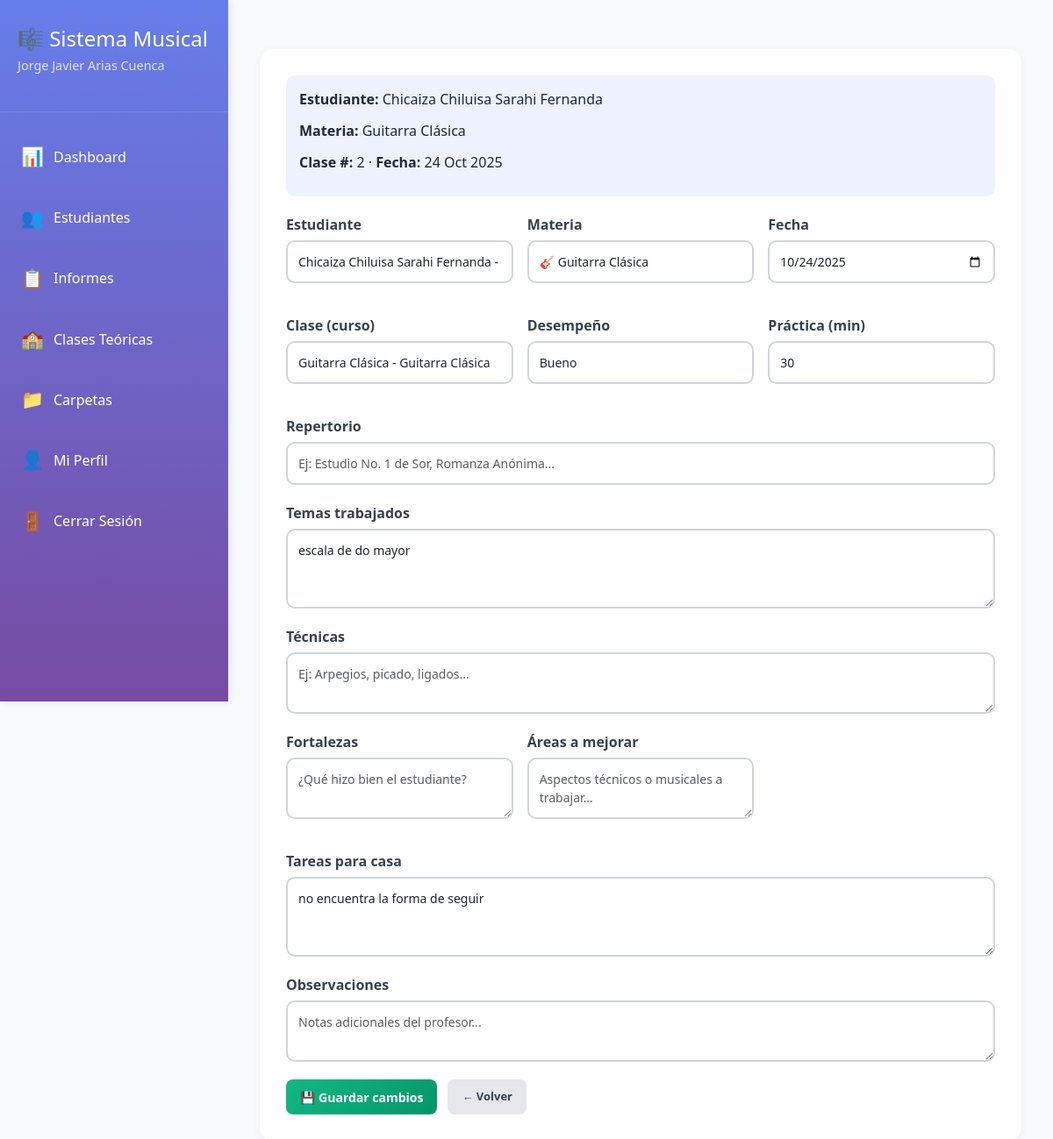
Page /teachers/actividades/2/editar/ (signed in) on the committed database.
### teachers/models.py (models this page shows, shortened)
class Teacher(models.Model):
    user = models.OneToOneField(User, on_delete=models.CASCADE, related_name='teacher_profile')
    full_name = models.CharField(max_length=200, verbose_name="Nombre completo")
    specialization = models.CharField(max_length=100, blank=True, verbose_name="Especialización")
    phone = models.CharField(max_length=20, blank=True, verbose_name="Teléfono")
    photo = models.ImageField(upload_to='profiles/teachers/', blank=True, null=True, verbose_name="Foto de perfil")
    created_at = models.DateTimeField(auto_now_add=True)
    class Meta:
        verbose_name = "Docente"
        verbose_name_plural = "Docentes"
        ordering = ['full_name']

### classes/models.py (models this page shows, shortened)
class Activity(models.Model):
    SUBJECT_CHOICES = [
        ('Guitarra Clásica', '🎸 Guitarra Clásica'),
        ('Conjunto Instrumental', '🎺 Conjunto Instrumental'),
        ('Creación y Arreglos Musicales', '🎵 Creación y Arreglos Musicales'),
    ]
    PERFORMANCE_CHOICES = [
        ('Excelente', 'Excelente'),
        ('Muy Bueno', 'Muy Bueno'),
        ('Bueno', 'Bueno'),
        ('Regular', 'Regular'),
        ('Necesita mejorar', 'Necesita mejorar'),
    ]
    student = models.ForeignKey(Student, on_delete=models.CASCADE, related_name='activities', verbose_name="Estudiante")
    clase = models.ForeignKey(Clase, on_delete=models.CASCADE, related_name='activities')
    subject = models.CharField(max_length=100, choices=SUBJECT_CHOICES, verbose_name="Materia")
    class_number = models.PositiveIntegerField(verbose_name="Número de clase")
    date = models.DateField(verbose_name="Fecha de clase")
    topics_worked = models.TextField(blank=True, verbose_name="Temas trabajados")
    techniques = models.TextField(blank=True, verbose_name="Técnicas desarrolladas")
    pieces = models.CharField(max_length=500, blank=True, verbose_name="Piezas/Repertorio")
    performance = models.CharField(max_length=50, choices=PERFORMANCE_CHOICES, default='Bueno', verbose_name="Desempeño")
    strengths = models.TextField(blank=True, verbose_name="Fortalezas")
    areas_to_improve = models.TextField(blank=True, verbose_name="Áreas a mejorar")
    homework = models.TextField(blank=True, verbose_name="Tareas para casa")
    practice_time = models.PositiveIntegerField(
        default=30,
        validators=[MinValueValidator(15), MaxValueValidator(180)],
        verbose_name="Tiempo de práctica (minutos)"
    )
    observations = models.TextField(blank=True, verbose_name="Observaciones")
    created_at = models.DateTimeField(auto_now_add=True)
    updated_at = models.DateTimeField(auto_now=True)
    class Meta:
        ordering = ['-date', '-class_number']
        verbose_name = "Actividad"
        verbose_name_plural = "Actividades"
        unique_together = ['student', 'subject', 'class_number']

### students/models.py (models this page shows, shortened)
class Student(models.Model):
    GRADE_CHOICES = [
        ('2do Básica', '2do Básica'),
        ('3ro Básica', '3ro Básica'),
        ('4to Básica', '4to Básica'),
        ('5to Básica', '5to Básica'),
        ('6to Básica', '6to Básica'),
        ('7mo Básica', '7mo Básica'),
        ('8vo Básica', '8vo Básica'),
        ('1ro Bachillerato', '1ro Bachillerato'),
        ('2do Bachillerato', '2do Bachillerato'),
        ('3ro Bachillerato', '3ro Bachillerato'),
    ]
    teacher = models.ForeignKey(Teacher, on_delete=models.CASCADE, related_name='students', verbose_name="Docente")
    user = models.OneToOneField(User, on_delete=models.SET_NULL, null=True, blank=True, related_name='student_profile', verbose_name="Usuario del estudiante")
    name = models.CharField(max_length=200, verbose_name="Nombre completo")
    grade = models.CharField(max_length=50, choices=GRADE_CHOICES, verbose_name="Año escolar")
    parent_name = models.CharField(max_length=200, blank=True, verbose_name="Nombre del padre/madre")
    parent_email = models.EmailField(blank=True, verbose_name="Email del padre/madre")
    parent_phone = models.CharField(max_length=20, blank=True, verbose_name="Teléfono del padre/madre")
    notes = models.TextField(blank=True, verbose_name="Notas adicionales")
    photo = models.ImageField(upload_to='profiles/students/', blank=True, null=True, verbose_name="Foto de perfil")
    active = models.BooleanField(default=True, verbose_name="Activo")
    created_at = models.DateTimeField(auto_now_add=True)
    class Meta:
        ordering = ['name']
        verbose_name = "Estudiante"
        verbose_name_plural = "Estudiantes"
    def __str__(self):
        return f"{self.name} - {self.grade}"

### teachers/views.py (the view)
# urls.py: path('actividades/<int:activity_id>/editar/', views.activity_edit_view, name='activity_edit'),
@teacher_required
def activity_edit_view(request, activity_id):
    teacher = request.user.teacher_profile
    activity = get_object_or_404(Activity, id=activity_id, student__teacher=teacher)
    if request.method == 'POST':
        form = ActivityForm(request.POST, instance=activity, teacher=teacher)
        if form.is_valid():
            form.save()
            messages.success(request, 'Clase actualizada')
            return redirect('teachers:informes')
    else:
        form = ActivityForm(instance=activity, teacher=teacher)
    return render(request, 'teachers/activity_edit.html', {
        'form': form,
        'activity': activity
    })

### classes/models.py (called while the page is built)
    def __str__(self):
        return f"{self.subject} - {self.name}"

### teachers/templates/teachers/activity_edit.html (shortened to what this page needs)
{% extends 'teachers/base.html' %}
{% block content %}
<div class="form-container">
  <div style="background: #EEF2FF; padding: 15px; border-radius: 10px; margin-bottom: 20px;">
    <p><strong>Estudiante:</strong> {{ activity.student.name }}</p>
    <p><strong>Materia:</strong> {{ activity.subject }}</p>
    <p><strong>Clase #:</strong> {{ activity.class_number }} · <strong>Fecha:</strong> {{ activity.date|date:"d M Y" }}</p>
  </div>
  <form method="post">
    <div class="form-row">
      <div class="form-group">
        <label>Estudiante</label>
        {{ form.student }}
      </div>
      <div class="form-group">
        <label>Materia</label>
        {{ form.subject }}
      </div>
      <div class="form-group">
        <label>Fecha</label>
        {{ form.date }}
      </div>
    </div>
    <div class="form-row">
      <div class="form-group">
        <label>Clase (curso)</label>
        {{ form.clase }}
      </div>
      <div class="form-group">
        <label>Desempeño</label>
        {{ form.performance }}
      </div>
      <div class="form-group">
        <label>Práctica (min)</label>
        {{ form.practice_time }}
      </div>
    </div>
    <div class="form-group">
      <label>Repertorio</label>
      {{ form.pieces }}
    </div>
    <div class="form-group">
      <label>Temas trabajados</label>
      {{ form.topics_worked }}
    </div>
    <div class="form-group">
      <label>Técnicas</label>
      {{ form.techniques }}
    </div>
    <div class="form-row">
      <div class="form-group">
        <label>Fortalezas</label>
        {{ form.strengths }}
      </div>
      <div class="form-group">
        <label>Áreas a mejorar</label>
        {{ form.areas_to_improve }}
      </div>
    </div>
    <div class="form-group">
      <label>Tareas para casa</label>
      {{ form.homework }}
    </div>
    <div class="form-group">
      <label>Observaciones</label>
      {{ form.observations }}
    </div>
    <div style="display:flex; gap:12px; margin-top: 12px;">
      <button type="submit" class="btn btn-primary">💾 Guardar cambios</button>
      <a href="{% url 'teachers:informes' %}" class="btn btn-view">← Volver</a>
    </div>
  </form>
</div>
{% endblock %}

### teachers/templates/teachers/base.html (shortened to what this page needs)
{% load static %}
<!DOCTYPE html>
<html lang="es">
<head>
    <link href="https://cdn.jsdelivr.net/npm/bootstrap@5.3.3/dist/css/bootstrap.min.css" rel="stylesheet">
    <link rel="stylesheet" href="{% static 'css/app.css' %}">
    <link rel="stylesheet" href="{% static 'teachers/css/style.css' %}">
</head>
<body>
    {% if user.is_authenticated and user.teacher_profile %}
    <div class="dashboard-container">
        <aside class="sidebar">
            <div class="sidebar-header">
                <h2>🎼 Sistema Musical</h2>
                <p>{{ request.user.teacher_profile.full_name }}</p>
            </div>
            <nav class="sidebar-nav">
<a href="{% url 'teachers:teacher_dashboard' %}" class="nav-item {% if request.resolver_match.url_name == 'teacher_dashboard' %}active{% endif %}">
                    <span class="icon">📊</span>
                    <span>Dashboard</span>
                </a>
                <a href="{% url 'teachers:estudiantes' %}" class="nav-item {% if request.resolver_match.url_name == 'estudiantes' %}active{% endif %}">
                    <span class="icon">👥</span>
                    <span>Estudiantes</span>
                </a>
                <a href="{% url 'teachers:informes' %}" class="nav-item {% if request.resolver_match.url_name == 'informes' %}active{% endif %}">
                    <span class="icon">📋</span>
                    <span>Informes</span>
                </a>
                <a href="{% url 'teachers:clases_teoricas' %}" class="nav-item {% if request.resolver_match.url_name == 'clases_teoricas' %}active{% endif %}">
                    <span class="icon">🏫</span>
                    <span>Clases Teóricas</span>
                </a>
                <a href="{% url 'teachers:carpetas' %}" class="nav-item {% if request.resolver_match.url_name == 'carpetas' %}active{% endif %}">
                    <span class="icon">📁</span>
                    <span>Carpetas</span>
                </a>
                <a href="{% url 'teachers:profile' %}" class="nav-item {% if request.resolver_match.url_name == 'profile' %}active{% endif %}">
                    <span class="icon">👤</span>
                    <span>Mi Perfil</span>
                </a>
<a href="{% url 'users:logout' %}" class="nav-item">
                    <span class="icon">🚪</span>
                    <span>Cerrar Sesión</span>
                </a>
            </nav>
        </aside>
        <main class="main-content">
            <div class="container-fluid py-4">
                {% block content %}
                {% endblock %}
            </div>
        </main>
    </div>
    {% else %}
    <div style="padding: 2rem; text-align: center;">
        <h1>Acceso Denegado</h1>
        <p>Debes iniciar sesión como docente para acceder a esta página.</p>
        <a href="{% url 'users:login' %}" class="btn btn-primary">Iniciar Sesión</a>
    </div>
    {% endif %}
</body>
</html>

### static/css/app.css (style rules this page uses)
:root { --space-1: 0.25rem; --space-2: 0.5rem; --space-3: 0.75rem; --space-4: 1rem; --space-5: 1.5rem; --space-6: 2rem; --radius: 10px; --shadow-sm: 0 2px 8px rgba(0,0,0,.06); --shadow: 0 6px 24px rgba(0,0,0,.08); }
.main-content { padding: var(--space-6) var(--space-5); }
h1,h2,h3 { margin: 0 0 var(--space-4) 0; }
p { margin-bottom: var(--space-3); }
.form-group { margin-bottom: var(--space-4); }
.form-row { display: grid; gap: var(--space-4); }
.btn, .btn-primary, .btn-secondary, .btn-orange, .btn-view { border-radius: 8px !important; padding: 0.6rem 1rem !important; }
.sidebar .nav-item { margin-bottom: var(--space-2); }
.py-4 { padding-top: var(--space-5); padding-bottom: var(--space-5); }

### teachers/static/teachers/css/style.css (style rules this page uses)
* { margin: 0; padding: 0; box-sizing: border-box; }
:root { --primary-color: #667eea; --primary-dark: #5568d3; --secondary-color: #764ba2; --success-color: #10B981; --danger-color: #EF4444; --warning-color: #F59E0B; --info-color: #3B82F6; --gray-50: #F9FAFB; --gray-100: #F3F4F6; --gray-200: #E5E7EB; --gray-300: #D1D5DB; --gray-600: #6B7280; --gray-700: #374151; --gray-900: #1F2937; --sidebar-width: 260px; }
body { font-family: 'Segoe UI', Tahoma, Geneva, Verdana, sans-serif; background: var(--gray-50); color: var(--gray-900); }
.sidebar { width: var(--sidebar-width); background: linear-gradient(180deg, var(--primary-color) 0%, var(--secondary-color) 100%); color: white; position: fixed; height: 100vh; overflow-y: auto; box-shadow: 2px 0 10px rgba(0,0,0,0.1); z-index: 1000; }
.sidebar-header { padding: 30px 20px; border-bottom: 1px solid rgba(255,255,255,0.1); }
.sidebar-header h2 { font-size: 1.5em; margin-bottom: 5px; }
.sidebar-header p { font-size: 0.9em; opacity: 0.8; }
.sidebar-nav { padding: 20px 0; }
.nav-item { display: flex; align-items: center; padding: 15px 20px; color: white; text-decoration: none; transition: all 0.3s; border-left: 4px solid transparent; }
.nav-item .icon { font-size: 1.3em; margin-right: 12px; width: 25px; text-align: center; }
.main-content { flex: 1; margin-left: var(--sidebar-width); display: flex; flex-direction: column; }
.form-group { margin-bottom: 20px; }
.form-group label { display: block; font-weight: bold; margin-bottom: 8px; color: var(--gray-700); }
.form-control { width: 100%; padding: 12px; border: 2px solid var(--gray-300); border-radius: 10px; font-size: 14px; transition: border 0.3s; }
textarea.form-control { resize: vertical; font-family: inherit; }
.form-row { display: grid; grid-template-columns: 1fr 1fr; gap: 20px; }
.btn { padding: 12px 25px; border: none; border-radius: 10px; font-size: 14px; font-weight: bold; cursor: pointer; transition: all 0.3s; display: inline-flex; align-items: center; gap: 8px; text-decoration: none; }
.btn-primary { background: linear-gradient(135deg, var(--success-color) 0%, #059669 100%); color: white; }
.btn-view { background: var(--gray-200); color: var(--gray-700); padding: 8px 15px; font-size: 13px; }

### teachers/templates/teachers/activity_edit.html (style rules this page uses)
.form-container { max-width: 1000px; margin: 0 auto; background: white; padding: 30px; border-radius: 15px; box-shadow: 0 2px 10px rgba(0,0,0,0.05); }
.form-row { display: grid; grid-template-columns: repeat(3, 1fr); gap: 16px; margin-bottom: 16px; }
.form-group label { font-weight: 600; margin-bottom: 6px; display:block; }

### rows in the picture
Activity: student.name "Chicaiza Chiluisa Sarahi Fernanda", subject "Guitarra Clásica", class_number "2", date "24 Oct 2025", student "Chicaiza Chiluisa Sarahi Fernanda - 6to Básica", subject "🎸 Guitarra Clásica", date "10/24/2025", clase "Guitarra Clásica - Guitarra Clásica", performance "Bueno", practice_time "30", topics_worked "escala de do mayor", homework "no encuentra la forma de seguir"

### other values in the picture
{{ request.user.teacher_profile.full_name }} "Jorge Javier Arias Cuenca"
